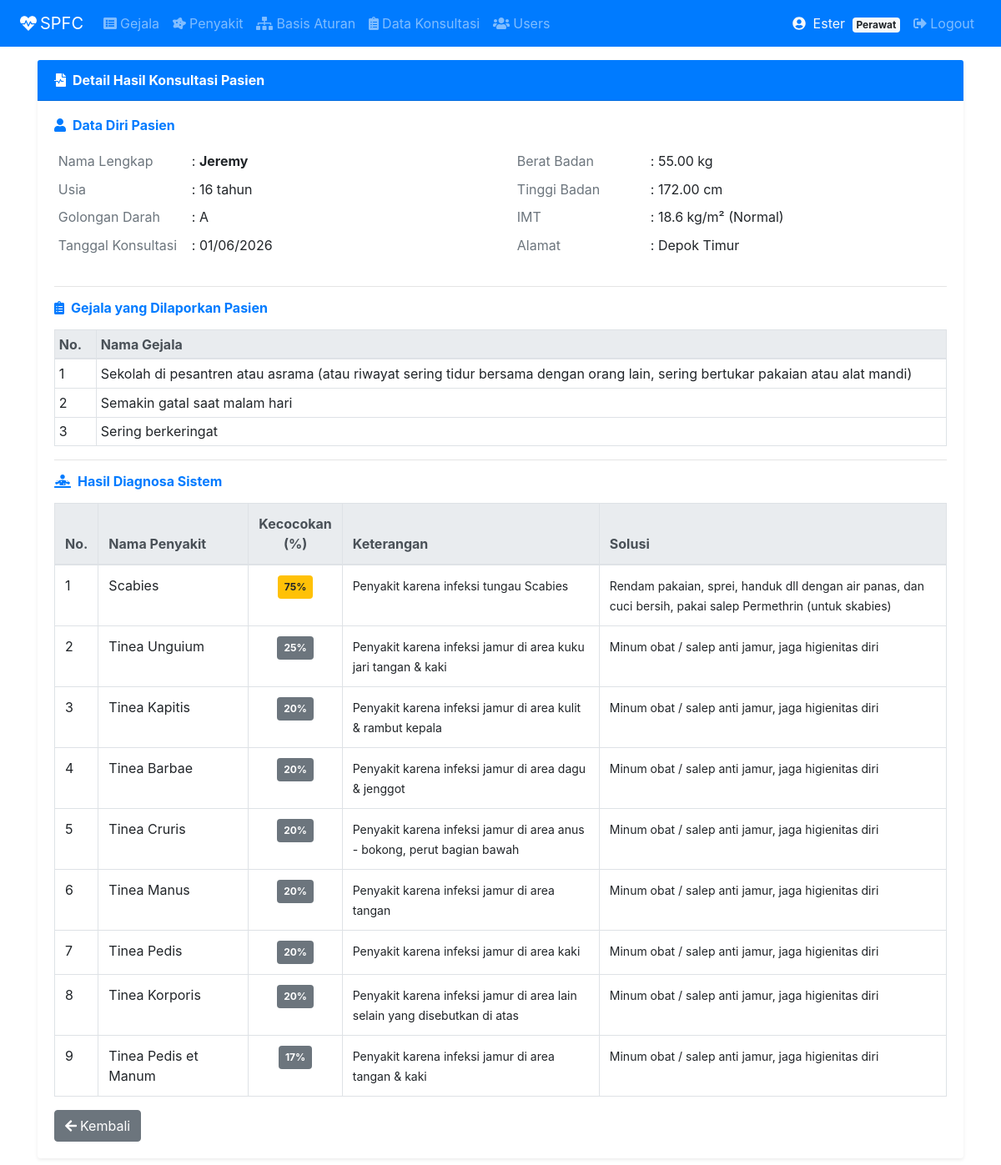
/index.php?page=konsultasiadm&action=detail&id=10 (signed in), run on the app's committed database.
### tables this page shows
CREATE TABLE `konsultasi` (
  `idkonsultasi` int(11) NOT NULL,
  `idusers` int(11) NOT NULL DEFAULT 0,
  `tanggal` date NOT NULL,
  `nama` varchar(50) NOT NULL,
  `usia` int(3) NOT NULL DEFAULT 0,
  `alamat` varchar(200) NOT NULL DEFAULT '',
  `berat_badan` decimal(5,2) NOT NULL DEFAULT 0.00,
  `tinggi_badan` decimal(5,2) NOT NULL DEFAULT 0.00,
  `golongan_darah` varchar(3) NOT NULL DEFAULT ''
);

CREATE TABLE `detail_konsultasi` (
  `idkonsultasi` int(11) NOT NULL,
  `idgejala` int(11) NOT NULL
);

CREATE TABLE `gejala` (
  `idgejala` int(11) NOT NULL,
  `nmgejala` varchar(200) NOT NULL
);

### detail_konsultasiadm.php (the view, shortened to what this page needs)
<?php
$idkonsultasi = intval($_GET['id']);
$sql    = "SELECT * FROM konsultasi WHERE idkonsultasi='$idkonsultasi'";
$result = $conn->query($sql);
$row    = $result->fetch_assoc();
$imt = null;
$imt_kategori = '';
if(!empty($row['berat_badan']) && !empty($row['tinggi_badan']) && $row['tinggi_badan'] > 0){
    $tb_m = $row['tinggi_badan'] / 100;
    $imt  = round($row['berat_badan'] / ($tb_m * $tb_m), 1);
    if($imt < 18.5)      $imt_kategori = 'Berat Badan Kurang';
    elseif($imt < 25.0)  $imt_kategori = 'Normal';
    elseif($imt < 30.0)  $imt_kategori = 'Kelebihan Berat Badan';
    else                 $imt_kategori = 'Obesitas';
}
?>
<div class="row">
    <div class="col-sm-12">
        <div class="card border-0 shadow-sm">
            <div class="card-header bg-primary text-white">
                <strong><i class="fas fa-file-medical-alt mr-2"></i>Detail Hasil Konsultasi Pasien</strong>
            </div>
            <div class="card-body">
                <h6 class="font-weight-bold text-primary mb-3">
                    <i class="fas fa-user mr-2"></i>Data Diri Pasien
                </h6>
                <div class="row">
                    <div class="col-md-6">
                        <table class="table table-sm table-borderless">
                            <tr>
                                <td width="160px" class="text-muted">Nama Lengkap</td>
                                <td>: <strong><?php echo htmlspecialchars($row['nama']); ?></strong></td>
                            </tr>
                            <tr>
                                <td class="text-muted">Usia</td>
                                <td>: <?php echo isset($row['usia']) ? $row['usia'] : '-'; ?> tahun</td>
                            </tr>
                            <tr>
                                <td class="text-muted">Golongan Darah</td>
                                <td>: <?php echo !empty($row['golongan_darah']) ? $row['golongan_darah'] : '-'; ?></td>
                            </tr>
                            <tr>
                                <td class="text-muted">Tanggal Konsultasi</td>
                                <td>: <?php echo date('d/m/Y', strtotime($row['tanggal'])); ?></td>
                            </tr>
                        </table>
                    </div>
                    <div class="col-md-6">
                        <table class="table table-sm table-borderless">
                            <tr>
                                <td width="160px" class="text-muted">Berat Badan</td>
                                <td>: <?php echo !empty($row['berat_badan']) ? $row['berat_badan'] . ' kg' : '-'; ?></td>
                            </tr>
                            <tr>
                                <td class="text-muted">Tinggi Badan</td>
                                <td>: <?php echo !empty($row['tinggi_badan']) ? $row['tinggi_badan'] . ' cm' : '-'; ?></td>
                            </tr>
                            <tr>
                                <td class="text-muted">IMT</td>
                                <td>: <?php echo $imt ? $imt . ' kg/m² (' . $imt_kategori . ')' : '-'; ?></td>
                            </tr>
                            <tr>
                                <td class="text-muted">Alamat</td>
                                <td>: <?php echo !empty($row['alamat']) ? htmlspecialchars($row['alamat']) : '-'; ?></td>
                            </tr>
                        </table>
                    </div>
                </div>
                <hr>
                <h6 class="font-weight-bold text-primary mb-3">
                    <i class="fas fa-clipboard-list mr-2"></i>Gejala yang Dilaporkan Pasien
                </h6>
                <table class="table table-bordered table-sm">
                    <thead class="thead-light">
                        <tr>
                            <th width="50px">No.</th>
                            <th>Nama Gejala</th>
                        </tr>
                    </thead>
                    <tbody>
                        <?php
                            $no  = 1;
                            $sql = "SELECT detail_konsultasi.idgejala, gejala.nmgejala
                                    FROM detail_konsultasi INNER JOIN gejala
                                    ON detail_konsultasi.idgejala = gejala.idgejala
                                    WHERE idkonsultasi='$idkonsultasi'";
                            $result = $conn->query($sql);
                            while($row2 = $result->fetch_assoc()){
                        ?>
                        <tr>
                            <td><?php echo $no++; ?></td>
                            <td><?php echo htmlspecialchars($row2['nmgejala']); ?></td>
                        </tr>
                        <?php } ?>
                    </tbody>
                </table>
                <hr>
                <h6 class="font-weight-bold text-primary mb-3">
                    <i class="fas fa-diagnoses mr-2"></i>Hasil Diagnosa Sistem
                </h6>
                <?php
                    $sql = "SELECT detail_penyakit.idpenyakit, penyakit.nmpenyakit,
                                   penyakit.keterangan, penyakit.solusi, detail_penyakit.persentase
                            FROM detail_penyakit INNER JOIN penyakit
                            ON detail_penyakit.idpenyakit = penyakit.idpenyakit
                            WHERE idkonsultasi='$idkonsultasi'
                            ORDER BY persentase DESC";
                    $result = $conn->query($sql);
                    if($result->num_rows == 0):
                ?>
                    <div class="alert alert-info">
                        <i class="fas fa-info-circle mr-2"></i>
                        Tidak ada penyakit yang terdeteksi dari konsultasi ini.
                    </div>
                <?php else: ?>
                    <table class="table table-bordered">
                        <thead class="thead-light">
                            <tr>
                                <th width="50px">No.</th>
                                <th width="180px">Nama Penyakit</th>
                                <th width="110px" class="text-center">Kecocokan (%)</th>
                                <th>Keterangan</th>
                                <th>Solusi</th>
                            </tr>
                        </thead>
                        <tbody>
                            <?php
                                $no = 1;
                                while($row3 = $result->fetch_assoc()){
                                    $persen = $row3['persentase'];
                                    $badgeClass = $persen >= 80 ? 'danger' : ($persen >= 50 ? 'warning' : 'secondary');
                            ?>
                            <tr>
                                <td><?php echo $no++; ?></td>
                                <td><?php echo htmlspecialchars($row3['nmpenyakit']); ?></td>
                                <td class="text-center">
                                    <span class="badge badge-<?php echo $badgeClass; ?> p-2">
                                        <?php echo $persen; ?>%
                                    </span>
                                </td>
                                <td><small><?php echo htmlspecialchars($row3['keterangan']); ?></small></td>
                                <td><small><?php echo htmlspecialchars($row3['solusi']); ?></small></td>
                            </tr>
                            <?php } ?>
                        </tbody>
                    </table>
                <?php endif; ?>
                <a class="btn btn-secondary" href="?page=konsultasiadm">
                    <i class="fas fa-arrow-left mr-1"></i>Kembali
                </a>
            </div>
        </div>
    </div>
</div>

### assets/css/all.css (style rules this page uses)
.fa-arrow-left:before { content:"\f060" }
.fa-clipboard-list:before { content:"\f46d" }
.fa-diagnoses:before { content:"\f470" }
.fa-file-medical-alt:before { content:"\f478" }
.fa-user:before { content:"\f007" }

### data on the page
konsultasi: nama "Jeremy", usia "16", golongan_darah "A", tanggal "01/06/2026", berat_badan "55.00", tinggi_badan "172.00", imt "18.6", imt_kategori "Normal", alamat "Depok Timur"
detail_konsultasi: idgejala.nmgejala "Sekolah di pesantren atau asrama (atau riwayat sering tidur bersama dengan orang lain, sering bertukar pakaian atau alat mandi)"
detail_konsultasi: idgejala.nmgejala "Semakin gatal saat malam hari"
detail_konsultasi: idgejala.nmgejala "Sering berkeringat"

### other printed values
$_SESSION['username'] "Ester"
$_SESSION['role'] "Perawat"
$row3['nmpenyakit'] "Scabies"
$persen "75"
$row3['keterangan'] "Penyakit karena infeksi tungau Scabies"
$row3['solusi'] "Rendam pakaian, sprei, handuk dll dengan air panas, dan cuci bersih, pakai salep Permethrin (untuk skabies)"
$row3['nmpenyakit'] "Tinea Unguium"
$persen "25"
$row3['keterangan'] "Penyakit karena infeksi jamur di area kuku jari tangan & kaki"
$row3['solusi'] "Minum obat / salep anti jamur, jaga higienitas diri"
$row3['nmpenyakit'] "Tinea Kapitis"
$persen "20"
$row3['keterangan'] "Penyakit karena infeksi jamur di area kulit & rambut kepala"
$row3['nmpenyakit'] "Tinea Barbae"
$row3['keterangan'] "Penyakit karena infeksi jamur di area dagu & jenggot"
